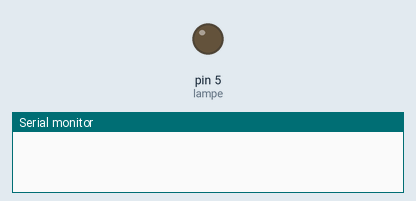
This sketch was run on a simulated Arduino Uno, built with avr-gcc and run on an emulated ATmega328P. Shown: output pins drawn as LEDs (lit = HIGH), the last lines printed to the serial monitor.

Above: at 0.05 s.
At 1.25 s:
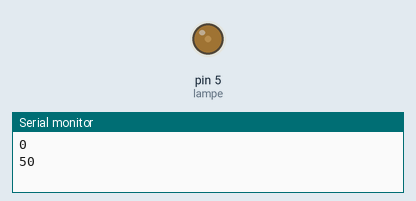
At 1.85 s:
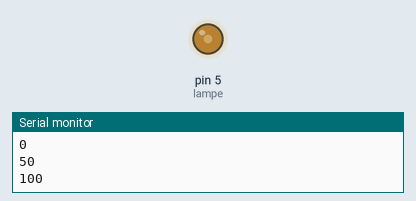
At 2.5 s:
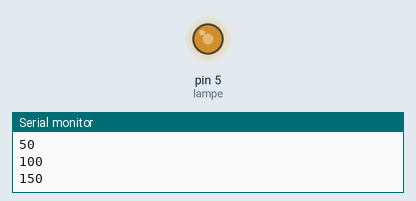
Timing chart, 0 to 5.8 s (numbered marks = the images above):
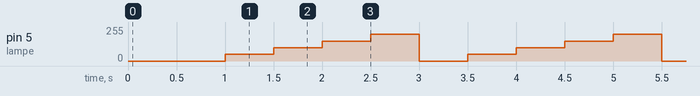

The sketch:

Aufgabe_2.ino
```cpp
#define lampe 5

void setup() {
  pinMode(lampe, OUTPUT);
  Serial.begin(9600);

}

float old = 0;
int value = 0;

void loop() {
  if(millis()-old >= 500){
    Serial.println(value);
    analogWrite(lampe, value);

    value += 50;
    if(value == 250)
      value = 0;


    old = millis();
  }
  /*
  if(Serial.available() > 0){
    String mode = Serial.readString();

    int wert = mode.toInt();
    Serial.println(wert);
    analogWrite(lampe, wert);
  }*/
}
```

Measured:
- by itself, pin 5 (lampe): repeats every 2.5 s: 100/255 0.50 s, 150/255 0.50 s, 200/255 0.50 s, 0/255 0.50 s, 50/255 0.50 s
